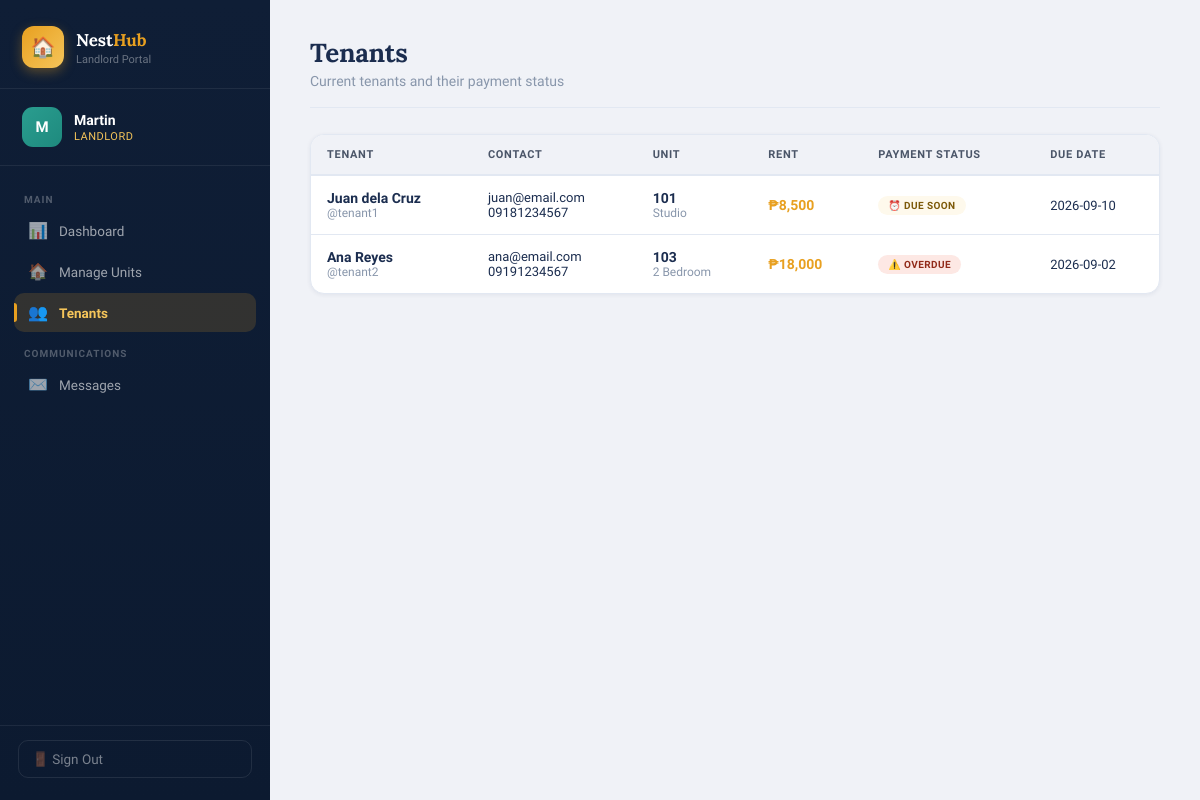
The app's page /landlord/tenants (signed in) with its own data.
### tables this page shows
CREATE TABLE user (
        id INTEGER PRIMARY KEY AUTOINCREMENT,
        username TEXT UNIQUE NOT NULL,
        password TEXT NOT NULL,
        role TEXT NOT NULL,
        full_name TEXT NOT NULL,
        email TEXT,
        phone TEXT,
        created_at TEXT DEFAULT (datetime('now'))
    );

CREATE TABLE unit (
        id INTEGER PRIMARY KEY AUTOINCREMENT,
        unit_number TEXT UNIQUE NOT NULL,
        floor INTEGER NOT NULL,
        unit_type TEXT NOT NULL,
        monthly_rent REAL NOT NULL,
        description TEXT,
        amenities TEXT,
        is_occupied INTEGER DEFAULT 0,
        tenant_id INTEGER REFERENCES user(id),
        occupancy_start TEXT,
        monthly_due_day INTEGER DEFAULT 1,
        created_at TEXT DEFAULT (datetime('now'))
    );

CREATE TABLE rent_record (
        id INTEGER PRIMARY KEY AUTOINCREMENT,
        unit_id INTEGER NOT NULL REFERENCES unit(id),
        tenant_id INTEGER NOT NULL REFERENCES user(id),
        amount REAL NOT NULL,
        due_date TEXT NOT NULL,
        paid_date TEXT,
        is_paid INTEGER DEFAULT 0,
        month_year TEXT NOT NULL,
        notes TEXT,
        created_at TEXT DEFAULT (datetime('now'))
    );

### views.py (the view)
@main_bp.route('/landlord/tenants')
@login_required(role='landlord')
def landlord_tenants():
    uid = session['user_id']
    conn = get_db()
    user = row_to_dict(conn.execute("SELECT * FROM user WHERE id=?", (uid,)).fetchone())
    tenants = [row_to_dict(r) for r in conn.execute(
        "SELECT u.*, un.id as unit_id, un.unit_number, un.unit_type, un.monthly_rent FROM user u LEFT JOIN unit un ON un.tenant_id=u.id WHERE u.role='tenant'").fetchall()]
    rent_statuses = {}
    for t in tenants:
        if t['unit_id']:
            rr = row_to_dict(conn.execute(
                "SELECT * FROM rent_record WHERE unit_id=? AND tenant_id=? ORDER BY due_date DESC LIMIT 1",
                (t['unit_id'], t['id'])).fetchone())
            if rr:
                status = get_rent_status(rr['due_date'], rr['is_paid'])
                label, color = get_rent_status_label(status)
                rent_statuses[t['id']] = {'status': status, 'label': label, 'color': color, 'record': rr}
    unread_msgs = get_unread_msgs(uid)
    conn.close()
    return render_template('landlord_tenants.html', user=user, tenants=tenants,
        rent_statuses=rent_statuses, unread_msgs=unread_msgs)

### models.py (called while the page is built)
def get_db():
    conn = sqlite3.connect(DB_PATH)
    conn.row_factory = sqlite3.Row
    conn.execute("PRAGMA foreign_keys = ON")
    return conn

### utils.py (called while the page is built)
def get_rent_status(due_date_str, is_paid):
    if is_paid:
        return 'paid'
    due = date.fromisoformat(due_date_str)
    today = date.today()
    diff = (due - today).days
    if diff < 0:
        return 'overdue'
    elif diff <= 5:
        return 'due_soon'
    else:
        return 'upcoming'

def get_rent_status_label(status):
    labels = {
        'paid': ('Paid', 'success'),
        'overdue': ('OVERDUE', 'danger'),
        'due_soon': ('Due Soon', 'warning'),
        'upcoming': ('Upcoming', 'info'),
    }
    return labels.get(status, ('Unknown', 'secondary'))

### views.py (called while the page is built)
def login_required(role=None):
    def decorator(f):
        @wraps(f)
        def wrapped(*args, **kwargs):
            uid = session.get('user_id')
            if not uid:
                flash('Please log in.', 'warning')
                return redirect(url_for('main.login'))
            if role and session.get('user_role') != role:
                flash('Access denied.', 'danger')
                return redirect(url_for('main.login'))
            return f(*args, **kwargs)
        return wrapped
    return decorator

def row_to_dict(row):
    return dict(row) if row else None

def get_unread_msgs(uid):
    conn = get_db()
    n = conn.execute("SELECT COUNT(*) FROM message WHERE receiver_id=? AND is_read=0", (uid,)).fetchone()[0]
    conn.close()
    return n

### templates/landlord_tenants.html (shortened to what this page needs)
{% extends 'base.html' %}
{% from 'sidebar.html' import landlord_sidebar %}
{% block body %}
<div class="app-wrapper">
  {{ landlord_sidebar(user, 'tenants', unread_msgs) }}
  <main class="main-content">
    <div class="page-header">
      <h1>Tenants</h1>
      <p>Current tenants and their payment status</p>
    </div>
    {% if tenants %}
    <div class="table-wrapper">
      <table>
        <thead>
          <tr>
            <th>Tenant</th>
            <th>Contact</th>
            <th>Unit</th>
            <th>Rent</th>
            <th>Payment Status</th>
            <th>Due Date</th>
          </tr>
        </thead>
        <tbody>
          {% for tenant in tenants %}
          <tr>
            <td>
              <div style="font-weight:700;color:var(--navy);">{{ tenant.full_name }}</div>
              <div style="font-size:12px;color:var(--text-muted);">@{{ tenant.username }}</div>
            </td>
            <td style="font-size:13px;">
              {% if tenant.email %}<div>{{ tenant.email }}</div>{% endif %}
              {% if tenant.phone %}<div>{{ tenant.phone }}</div>{% endif %}
            </td>
            <td>
              {% if tenant.unit_number %}
                <strong>{{ tenant.unit_number }}</strong>
                <div style="font-size:12px;color:var(--text-muted);">{{ tenant.unit_type }}</div>
              {% else %}
                <span style="color:var(--text-muted);">No unit assigned</span>
              {% endif %}
            </td>
            <td style="font-weight:700;color:var(--gold);">
              {% if tenant.monthly_rent %}₱{{ "{:,.0f}".format(tenant.monthly_rent) }}{% else %}—{% endif %}
            </td>
            <td>
              {% if tenant.id in rent_statuses %}
                {% set rs = rent_statuses[tenant.id] %}
                <span class="unit-badge badge-{{ rs.status.replace('_','-') }}" style="position:static;display:inline-block;">
                  {% if rs.status == 'overdue' %}⚠️ {% elif rs.status == 'due_soon' %}⏰ {% elif rs.status == 'paid' %}✅ {% endif %}
                  {{ rs.label }}
                </span>
              {% else %}
                <span style="color:var(--text-muted);">—</span>
              {% endif %}
            </td>
            <td style="font-size:13px;">
              {% if tenant.id in rent_statuses %}
                {{ rent_statuses[tenant.id].record.due_date }}
              {% else %}—{% endif %}
            </td>
          </tr>
          {% endfor %}
        </tbody>
      </table>
    </div>
    {% endif %}
  </main>
</div>
{% endblock %}

### templates/sidebar.html (shortened to what this page needs)
{% macro landlord_sidebar(user, active, unread_msgs=0) %}
<aside class="sidebar">
  <div class="sidebar-brand">
    <div class="logo-row">
      <div class="logo-box">🏠</div>
      <div>
        <h2>Nest<span>Hub</span></h2>
        <p>Landlord Portal</p>
      </div>
    </div>
  </div>
  <div class="sidebar-user">
    <div class="user-avatar">{{ user.full_name[0] }}</div>
    <div>
      <div class="user-name">{{ user.full_name }}</div>
      <div class="user-role gold">Landlord</div>
    </div>
  </div>
  <nav class="sidebar-nav">
    <div class="nav-section-label">Main</div>
    <a href="{{ url_for('main.landlord_dashboard') }}" class="nav-item {% if active == 'dashboard' %}active{% endif %}">
      <span class="nav-icon">📊</span> Dashboard
    </a>
    <a href="{{ url_for('main.landlord_units') }}" class="nav-item {% if active == 'units' %}active{% endif %}">
      <span class="nav-icon">🏠</span> Manage Units
    </a>
    <a href="{{ url_for('main.landlord_tenants') }}" class="nav-item {% if active == 'tenants' %}active{% endif %}">
      <span class="nav-icon">👥</span> Tenants
    </a>
    <div class="nav-section-label">Communications</div>
    <a href="{{ url_for('main.landlord_messages') }}" class="nav-item {% if active == 'messages' %}active{% endif %}">
      <span class="nav-icon">✉️</span> Messages
    </a>
  </nav>
  <div class="sidebar-footer">
    <a href="{{ url_for('main.logout') }}" class="logout-btn">🚪 Sign Out</a>
  </div>
</aside>
{% endmacro %}

### records on screen
user: full_name "M", full_name "Martin"
unit: full_name "Juan dela Cruz", username "tenant1", email "juan@email.com", phone "09181234567", unit_number "101", unit_type "Studio", monthly_rent "8,500", label "DUE SOON"
rent_record: due_date "2026-09-10"
unit: full_name "Ana Reyes", username "tenant2", email "ana@email.com", phone "09191234567", unit_number "103", unit_type "2 Bedroom", monthly_rent "18,000", label "OVERDUE"
rent_record: due_date "2026-09-02"
